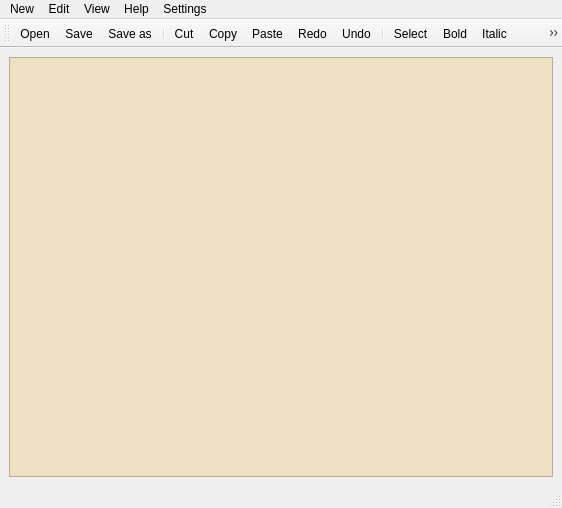
<?xml version="1.0" encoding="UTF-8"?>
<ui version="4.0">
 <class>notepad</class>
 <widget class="QMainWindow" name="notepad">
  <property name="geometry">
   <rect>
    <x>0</x>
    <y>0</y>
    <width>562</width>
    <height>508</height>
   </rect>
  </property>
  <property name="windowTitle">
   <string>notepad</string>
  </property>
  <widget class="QWidget" name="centralwidget">
   <layout class="QVBoxLayout" name="verticalLayout">
    <item>
     <widget class="QTextEdit" name="textEdit">
      <property name="styleSheet">
       <string notr="true">background-color: rgb(238, 225, 193);
font: 10pt &quot;Noto Sans&quot;;</string>
      </property>
     </widget>
    </item>
   </layout>
  </widget>
  <widget class="QMenuBar" name="menubar">
   <property name="geometry">
    <rect>
     <x>0</x>
     <y>0</y>
     <width>562</width>
     <height>26</height>
    </rect>
   </property>
   <widget class="QMenu" name="menuNew">
    <property name="title">
     <string>New</string>
    </property>
    <addaction name="actionOpen"/>
    <addaction name="actionSave"/>
    <addaction name="actionSave_As"/>
    <addaction name="actionExport_PDF"/>
    <addaction name="actionQuit"/>
   </widget>
   <widget class="QMenu" name="menuEdit">
    <property name="title">
     <string>Edit</string>
    </property>
    <addaction name="actionCut"/>
    <addaction name="actionCopy"/>
    <addaction name="actionPaste"/>
    <addaction name="actionRedo"/>
    <addaction name="actionUndo"/>
   </widget>
   <widget class="QMenu" name="menuHelp">
    <property name="title">
     <string>Help</string>
    </property>
    <addaction name="actionAbout"/>
   </widget>
   <widget class="QMenu" name="menuView">
    <property name="title">
     <string>View</string>
    </property>
    <addaction name="actionSelect"/>
    <addaction name="actionBold"/>
    <addaction name="actionItalic"/>
    <addaction name="actionUnderline"/>
    <addaction name="actionNormal"/>
    <addaction name="separator"/>
    <addaction name="actionColor"/>
    <addaction name="actionBackground_Text_Color"/>
   </widget>
   <widget class="QMenu" name="menuSettings">
    <property name="title">
     <string>Settings</string>
    </property>
    <addaction name="actionChange_Area_Color"/>
   </widget>
   <addaction name="menuNew"/>
   <addaction name="menuEdit"/>
   <addaction name="menuView"/>
   <addaction name="menuHelp"/>
   <addaction name="menuSettings"/>
  </widget>
  <widget class="QStatusBar" name="statusbar"/>
  <widget class="QToolBar" name="toolBar">
   <property name="windowTitle">
    <string>toolBar</string>
   </property>
   <attribute name="toolBarArea">
    <enum>TopToolBarArea</enum>
   </attribute>
   <attribute name="toolBarBreak">
    <bool>false</bool>
   </attribute>
   <addaction name="actionOpen"/>
   <addaction name="actionSave"/>
   <addaction name="actionSave_As"/>
   <addaction name="separator"/>
   <addaction name="actionCut"/>
   <addaction name="actionCopy"/>
   <addaction name="actionPaste"/>
   <addaction name="actionRedo"/>
   <addaction name="actionUndo"/>
   <addaction name="separator"/>
   <addaction name="actionSelect"/>
   <addaction name="actionBold"/>
   <addaction name="actionItalic"/>
   <addaction name="actionUnderline"/>
   <addaction name="separator"/>
   <addaction name="actionQuit"/>
   <addaction name="separator"/>
   <addaction name="actionAbout"/>
  </widget>
  <action name="actionOpen">
   <property name="icon">
    <iconset>
     <normaloff>../../images/open.png</normaloff>../../images/open.png</iconset>
   </property>
   <property name="text">
    <string>Open</string>
   </property>
   <property name="shortcut">
    <string>Ctrl+O</string>
   </property>
  </action>
  <action name="actionSave">
   <property name="icon">
    <iconset>
     <normaloff>../../images/save.png</normaloff>
     <normalon>images/save.png</normalon>../../images/save.png</iconset>
   </property>
   <property name="text">
    <string>Save</string>
   </property>
   <property name="shortcut">
    <string>Ctrl+S</string>
   </property>
  </action>
  <action name="actionSave_As">
   <property name="icon">
    <iconset>
     <normaloff>../../images/save_as.png</normaloff>
     <normalon>images/save_as.png</normalon>../../images/save_as.png</iconset>
   </property>
   <property name="text">
    <string>Save as</string>
   </property>
   <property name="shortcut">
    <string>Alt+S</string>
   </property>
  </action>
  <action name="actionQuit">
   <property name="icon">
    <iconset>
     <normaloff>../../images/exit.png</normaloff>
     <normalon>images/exit.png</normalon>
     <activeon>images/exit.png</activeon>../../images/exit.png</iconset>
   </property>
   <property name="text">
    <string>Quit</string>
   </property>
   <property name="toolTip">
    <string>Quit</string>
   </property>
   <property name="shortcut">
    <string>Ctrl+Q</string>
   </property>
  </action>
  <action name="actionCut">
   <property name="icon">
    <iconset>
     <normaloff>../../images/cut.png</normaloff>
     <normalon>images/cut.png</normalon>../../images/cut.png</iconset>
   </property>
   <property name="text">
    <string>Cut</string>
   </property>
   <property name="shortcut">
    <string>Ctrl+X</string>
   </property>
  </action>
  <action name="actionCopy">
   <property name="icon">
    <iconset>
     <normaloff>../../images/copy.png</normaloff>
     <normalon>images/copy.png</normalon>../../images/copy.png</iconset>
   </property>
   <property name="text">
    <string>Copy</string>
   </property>
   <property name="shortcut">
    <string>Ctrl+C</string>
   </property>
  </action>
  <action name="actionPaste">
   <property name="icon">
    <iconset>
     <normaloff>../../images/paste.png</normaloff>
     <normalon>../../images/paste.png</normalon>../../images/paste.png</iconset>
   </property>
   <property name="text">
    <string>Paste</string>
   </property>
   <property name="shortcut">
    <string>Ctrl+V</string>
   </property>
  </action>
  <action name="actionRedo">
   <property name="icon">
    <iconset>
     <normaloff>../../images/edit_redo.png</normaloff>
     <normalon>../../images/edit_redo.png</normalon>../../images/edit_redo.png</iconset>
   </property>
   <property name="text">
    <string>Redo</string>
   </property>
   <property name="shortcut">
    <string>Ctrl+R</string>
   </property>
  </action>
  <action name="actionUndo">
   <property name="icon">
    <iconset>
     <normaloff>images/edit_undo.png</normaloff>
     <normalon>../../images/edit_undo.png</normalon>images/edit_undo.png</iconset>
   </property>
   <property name="text">
    <string>Undo</string>
   </property>
   <property name="shortcut">
    <string>Ctrl+U</string>
   </property>
  </action>
  <action name="actionAbout">
   <property name="icon">
    <iconset>
     <normaloff>images/info.png</normaloff>
     <normalon>../../images/info.png</normalon>images/info.png</iconset>
   </property>
   <property name="text">
    <string>About</string>
   </property>
   <property name="shortcut">
    <string>Ctrl+I, F1</string>
   </property>
  </action>
  <action name="actionSelect">
   <property name="icon">
    <iconset>
     <normaloff>images/font.png</normaloff>
     <normalon>../../images/font.png</normalon>images/font.png</iconset>
   </property>
   <property name="text">
    <string>Select</string>
   </property>
   <property name="shortcut">
    <string>Ctrl+Down</string>
   </property>
  </action>
  <action name="actionBold">
   <property name="icon">
    <iconset>
     <normaloff>images/bold.png</normaloff>
     <normalon>../../images/bold.png</normalon>images/bold.png</iconset>
   </property>
   <property name="text">
    <string>Bold</string>
   </property>
   <property name="shortcut">
    <string>Alt+B</string>
   </property>
  </action>
  <action name="actionItalic">
   <property name="icon">
    <iconset>
     <normaloff>images/italic.png</normaloff>
     <normalon>../../images/italic.png</normalon>images/italic.png</iconset>
   </property>
   <property name="text">
    <string>Italic</string>
   </property>
   <property name="shortcut">
    <string>Alt+I</string>
   </property>
  </action>
  <action name="actionUnderline">
   <property name="icon">
    <iconset>
     <normaloff>images/underline.png</normaloff>
     <normalon>../../images/underline.png</normalon>images/underline.png</iconset>
   </property>
   <property name="text">
    <string>Underline</string>
   </property>
   <property name="shortcut">
    <string>Alt+U</string>
   </property>
  </action>
  <action name="actionNormal">
   <property name="text">
    <string>Normal</string>
   </property>
   <property name="shortcut">
    <string>Alt+N</string>
   </property>
  </action>
  <action name="actionColor">
   <property name="text">
    <string>Color</string>
   </property>
  </action>
  <action name="actionBackground_Text_Color">
   <property name="text">
    <string>Background Text Color</string>
   </property>
  </action>
  <action name="actionBackground_Color">
   <property name="text">
    <string>Background Color</string>
   </property>
  </action>
  <action name="actionChange_Area_Color">
   <property name="text">
    <string>Change Area  Color</string>
   </property>
  </action>
  <action name="actionExport_PDF">
   <property name="text">
    <string>Export PDF</string>
   </property>
  </action>
 </widget>
 <resources/>
 <connections/>
</ui>
